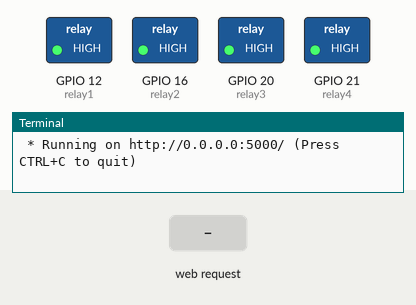
A program run on a simulated Raspberry Pi (BCM pin numbers). Shown: switched loads named in the program (green lamp = pin HIGH), the last lines printed to the terminal. Inputs (shaded band) come from the test bench. Parts the program declares active-low are drawn by pin level, so they are really on while drawn off; the clock reads 2024-03-15 10:24:30 at power-on unless the program sets it.

Above: at 1.2 s.
1.3 s: HTTP request for /r1 received
At 2.3 s:
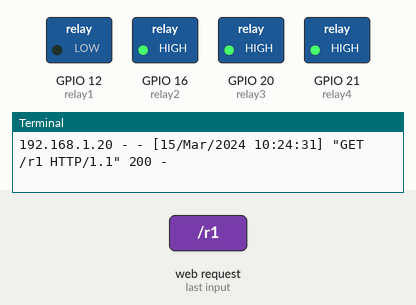
2.8 s: HTTP request for /r2 received
At 3.4 s:
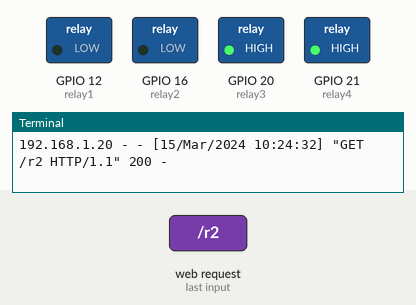
4.3 s: HTTP request for /r3 received
At 4.6 s:
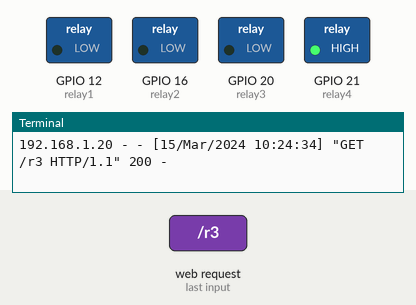
5.8 s: HTTP request for /r4 received
At 6.9 s:
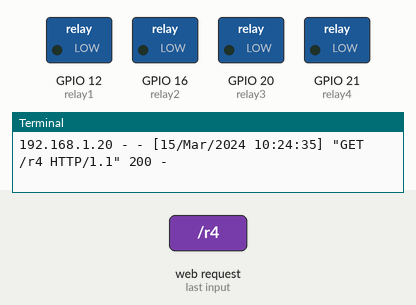
7.3 s: HTTP request for /r1 received
At 8.1 s:
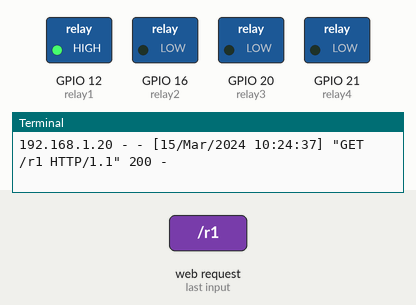
8.8 s: HTTP request for /r2 received
At 9.2 s:
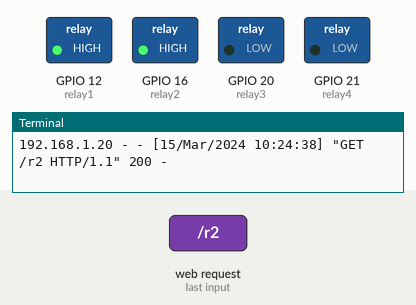
Timing chart, 0 to 11.3 s (numbered marks = the images above; inputs shaded):
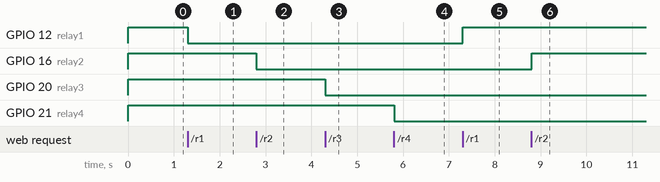

The program:

app_00.py
```python
import gpiozero
from flask import Flask, render_template, request

RELAY_PIN1 = 12
RELAY_PIN2 = 16
RELAY_PIN3 = 20
RELAY_PIN4 = 21


app = Flask(__name__)
relay1 = gpiozero.OutputDevice(RELAY_PIN1, active_high=False, initial_value=False)
relay2 = gpiozero.OutputDevice(RELAY_PIN2, active_high=False, initial_value=False)
relay3 = gpiozero.OutputDevice(RELAY_PIN3, active_high=False, initial_value=False)
relay4 = gpiozero.OutputDevice(RELAY_PIN4, active_high=False, initial_value=False)


@app.route('/')
def index():
    templateData = { 'r1' : relay1.value,
    'r2' : relay2.value,
    'r3' : relay3.value,
    'r4' : relay4.value }
    return render_template('index.html', **templateData)

@app.route('/<device>')
def do(device):
    if device == "r1":
        relay1.toggle()
    if device == "r2":
        relay2.toggle()
    if device == "r3":
        relay3.toggle()
    if device == "r4":
        relay4.toggle()

    templateData = { 'r1' : relay1.value,
    'r2' : relay2.value,
    'r3' : relay3.value,
    'r4' : relay4.value }
    return render_template('index.html', **templateData )


if __name__ == '__main__':
    app.run(debug=True, host='0.0.0.0')
```

Measured:
- after the input at 1.3 s, GPIO 12 (relay1): HIGH → LOW at once
- after the input at 2.8 s, GPIO 16 (relay2): HIGH → LOW at once
- after the input at 4.3 s, GPIO 20 (relay3): HIGH → LOW at once
- after the input at 5.8 s, GPIO 21 (relay4): HIGH → LOW at once
- after the input at 7.3 s, GPIO 12 (relay1): LOW → HIGH at once
- after the input at 8.8 s, GPIO 16 (relay2): LOW → HIGH at once
